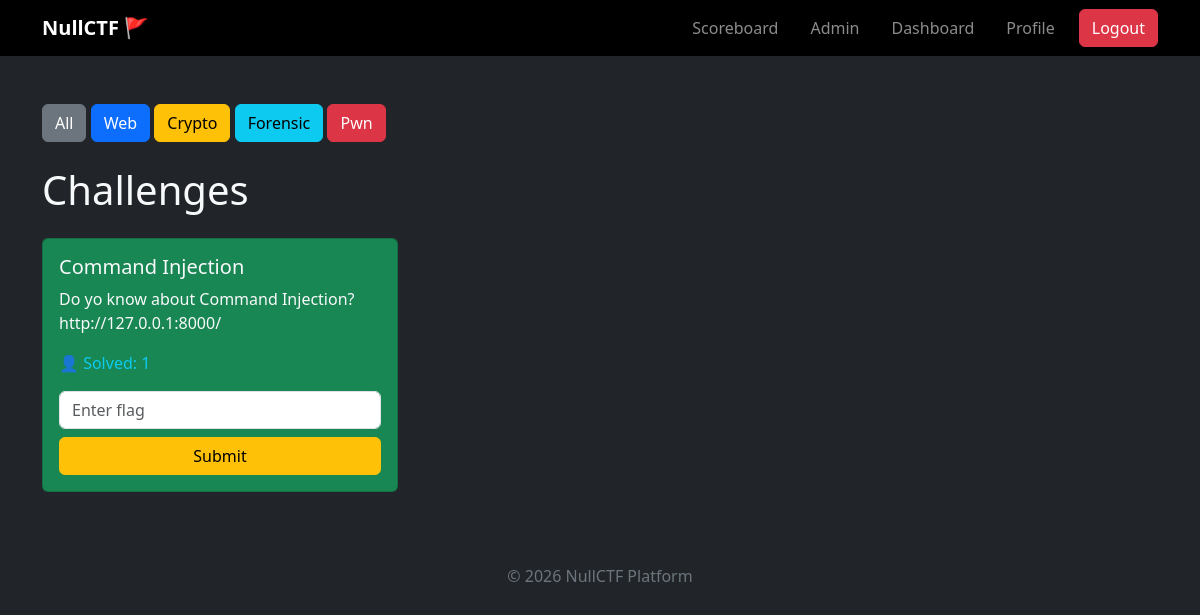
The app's page /dashboard (signed in) with its own data.
### tables this page shows
CREATE TABLE challenges(
id INTEGER PRIMARY KEY AUTOINCREMENT,
name TEXT,
description TEXT,
flag TEXT,
points INTEGER
, category text);

### app.py (the view)
@app.route("/dashboard")
def dashboard():
    if "user" not in session:
        return redirect("/login")
    category = request.args.get("category")
    db = get_db()
    if category:
        challenges = db.execute("""
        SELECT challenges.*, COUNT(solves.challenge_id) as solves
        FROM challenges
        LEFT JOIN solves
        ON challenges.id = solves.challenge_id
        WHERE category=?
        GROUP BY challenges.id
        """,(category,)).fetchall()
    else:
        challenges = db.execute("""
        SELECT challenges.*, COUNT(solves.challenge_id) as solves
        FROM challenges
        LEFT JOIN solves
        ON challenges.id = solves.challenge_id
        GROUP BY challenges.id
        """).fetchall()
    solved = db.execute(
        "SELECT challenge_id FROM solves WHERE user_id=?",
        (session["id"],)
    ).fetchall()
    solved_ids = [s["challenge_id"] for s in solved]
    return render_template(
        "dashboard.html",
        challenges=challenges,
        solved_ids=solved_ids
    )

### app.py (called while the page is built)
def get_db():
    conn = sqlite3.connect("database.db")
    conn.row_factory = sqlite3.Row
    return conn

### templates/dashboard.html (shortened to what this page needs)
{% extends "base.html" %}
{% block content %}
<div class="mb-4">
<a href="/dashboard" class="btn btn-secondary">All</a>
<a href="/dashboard?category=web" class="btn btn-primary">Web</a>
<a href="/dashboard?category=crypto" class="btn btn-warning">Crypto</a>
<a href="/dashboard?category=forensic" class="btn btn-info">Forensic</a>
<a href="/dashboard?category=pwn" class="btn btn-danger">Pwn</a>
</div>
<h1 class="mb-4">Challenges</h1>
<div class="row">
{% for c in challenges %}
<div class="col-md-4">
<div class="card mb-4
{% if c.id in solved_ids %}
bg-success text-light
{% else %}
bg-dark text-light border-light
{% endif %}
">
<div class="card-body">
<h5 class="card-title">{{c.name}}</h5>
<p class="card-text">
{{c.description}}
</p>
<p class="text-info">
👤 Solved: {{c.solves}}
</p>
<form method="POST" action="/submit_flag">
<input class="form-control mb-2" name="flag" placeholder="Enter flag">
<button class="btn btn-warning w-100">Submit</button>
</form>
</div>
</div>
</div>
{% endfor %}
</div>
{% endblock %}

### records on screen
challenges: name "Command Injection", description "Do yo know about Command Injection? http://127.0.0.1:8000/", solves "1"
